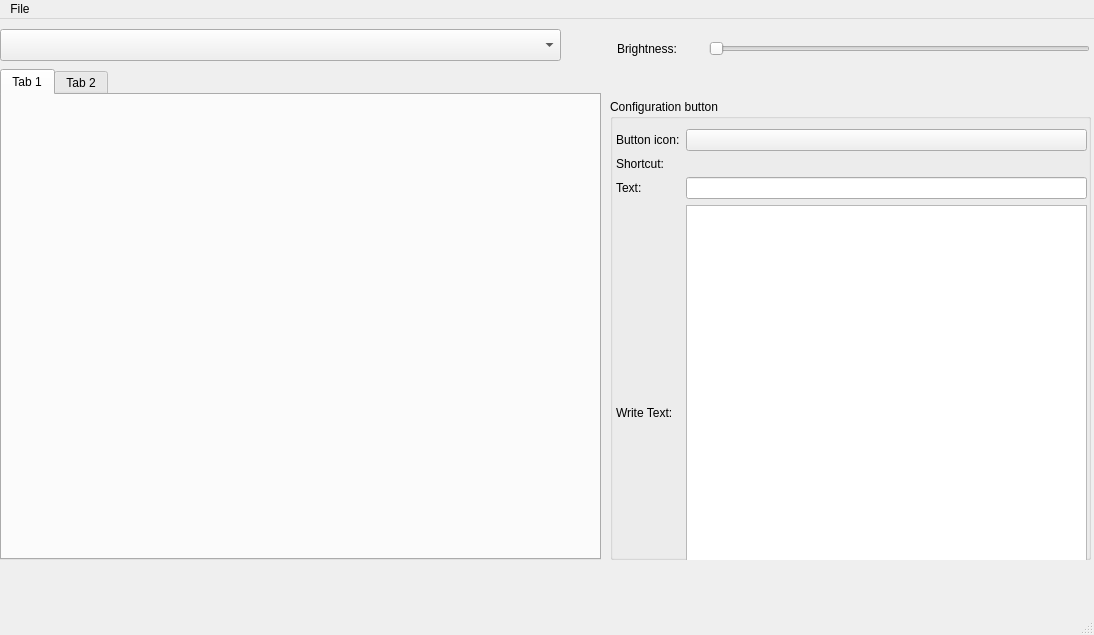
<?xml version="1.0" encoding="UTF-8"?>
<ui version="4.0">
 <class>MainWindow</class>
 <widget class="QMainWindow" name="MainWindow">
  <property name="geometry">
   <rect>
    <x>0</x>
    <y>0</y>
    <width>1094</width>
    <height>635</height>
   </rect>
  </property>
  <property name="windowTitle">
   <string>KDE StreamDeck</string>
  </property>
  <widget class="QWidget" name="centralwidget">
   <widget class="QGroupBox" name="groupBox">
    <property name="geometry">
     <rect>
      <x>610</x>
      <y>80</y>
      <width>481</width>
      <height>461</height>
     </rect>
    </property>
    <property name="sizePolicy">
     <sizepolicy hsizetype="Fixed" vsizetype="Expanding">
      <horstretch>0</horstretch>
      <verstretch>0</verstretch>
     </sizepolicy>
    </property>
    <property name="title">
     <string>Configuration button</string>
    </property>
    <widget class="QWidget" name="gridLayoutWidget">
     <property name="geometry">
      <rect>
       <x>6</x>
       <y>30</y>
       <width>471</width>
       <height>491</height>
      </rect>
     </property>
     <layout class="QGridLayout" name="gridLayout">
      <item row="1" column="1">
       <widget class="KShortcutWidget" name="kshortcutwidget">
        <property name="modifierlessAllowed">
         <bool>false</bool>
        </property>
       </widget>
      </item>
      <item row="0" column="1">
       <widget class="KIconButton" name="kiconbutton"/>
      </item>
      <item row="0" column="0">
       <widget class="QLabel" name="label">
        <property name="text">
         <string>Button icon:</string>
        </property>
       </widget>
      </item>
      <item row="2" column="1">
       <widget class="QLineEdit" name="lineEdit"/>
      </item>
      <item row="1" column="0">
       <widget class="QLabel" name="label_2">
        <property name="text">
         <string>Shortcut:</string>
        </property>
       </widget>
      </item>
      <item row="2" column="0">
       <widget class="QLabel" name="label_3">
        <property name="text">
         <string>Text:</string>
        </property>
       </widget>
      </item>
      <item row="3" column="1">
       <widget class="QTextEdit" name="textEdit">
        <property name="sizePolicy">
         <sizepolicy hsizetype="Expanding" vsizetype="Expanding">
          <horstretch>0</horstretch>
          <verstretch>0</verstretch>
         </sizepolicy>
        </property>
       </widget>
      </item>
      <item row="3" column="0">
       <widget class="QLabel" name="label_4">
        <property name="text">
         <string>Write Text:</string>
        </property>
       </widget>
      </item>
     </layout>
    </widget>
   </widget>
   <widget class="QTabWidget" name="tabWidget">
    <property name="geometry">
     <rect>
      <x>0</x>
      <y>50</y>
      <width>601</width>
      <height>491</height>
     </rect>
    </property>
    <property name="currentIndex">
     <number>0</number>
    </property>
    <widget class="QWidget" name="tab">
     <attribute name="title">
      <string>Tab 1</string>
     </attribute>
     <widget class="QWidget" name="gridLayoutWidget_2">
      <property name="geometry">
       <rect>
        <x>9</x>
        <y>9</y>
        <width>581</width>
        <height>491</height>
       </rect>
      </property>
      <layout class="QGridLayout" name="gridLayout_2"/>
     </widget>
    </widget>
    <widget class="QWidget" name="tab_2">
     <attribute name="title">
      <string>Tab 2</string>
     </attribute>
    </widget>
   </widget>
   <widget class="QComboBox" name="comboBox">
    <property name="geometry">
     <rect>
      <x>0</x>
      <y>10</y>
      <width>561</width>
      <height>32</height>
     </rect>
    </property>
   </widget>
   <widget class="QSlider" name="horizontalSlider">
    <property name="geometry">
     <rect>
      <x>709</x>
      <y>20</y>
      <width>381</width>
      <height>20</height>
     </rect>
    </property>
    <property name="orientation">
     <enum>Qt::Horizontal</enum>
    </property>
   </widget>
   <widget class="QLabel" name="label_5">
    <property name="geometry">
     <rect>
      <x>617</x>
      <y>20</y>
      <width>71</width>
      <height>20</height>
     </rect>
    </property>
    <property name="text">
     <string>Brightness:</string>
    </property>
   </widget>
  </widget>
  <widget class="QMenuBar" name="menubar">
   <property name="geometry">
    <rect>
     <x>0</x>
     <y>0</y>
     <width>1094</width>
     <height>30</height>
    </rect>
   </property>
   <widget class="QMenu" name="menuFile">
    <property name="title">
     <string>File</string>
    </property>
    <addaction name="actionImport"/>
    <addaction name="actionExport"/>
   </widget>
   <addaction name="menuFile"/>
  </widget>
  <widget class="QStatusBar" name="statusbar"/>
  <action name="actionImport">
   <property name="text">
    <string>Import</string>
   </property>
  </action>
  <action name="actionExport">
   <property name="text">
    <string>Export</string>
   </property>
  </action>
 </widget>
 <customwidgets>
  <customwidget>
   <class>KIconButton</class>
   <extends>QPushButton</extends>
   <header>kiconbutton.h</header>
  </customwidget>
  <customwidget>
   <class>KShortcutWidget</class>
   <extends>QWidget</extends>
   <header>kshortcutwidget.h</header>
  </customwidget>
 </customwidgets>
 <resources/>
 <connections/>
</ui>
